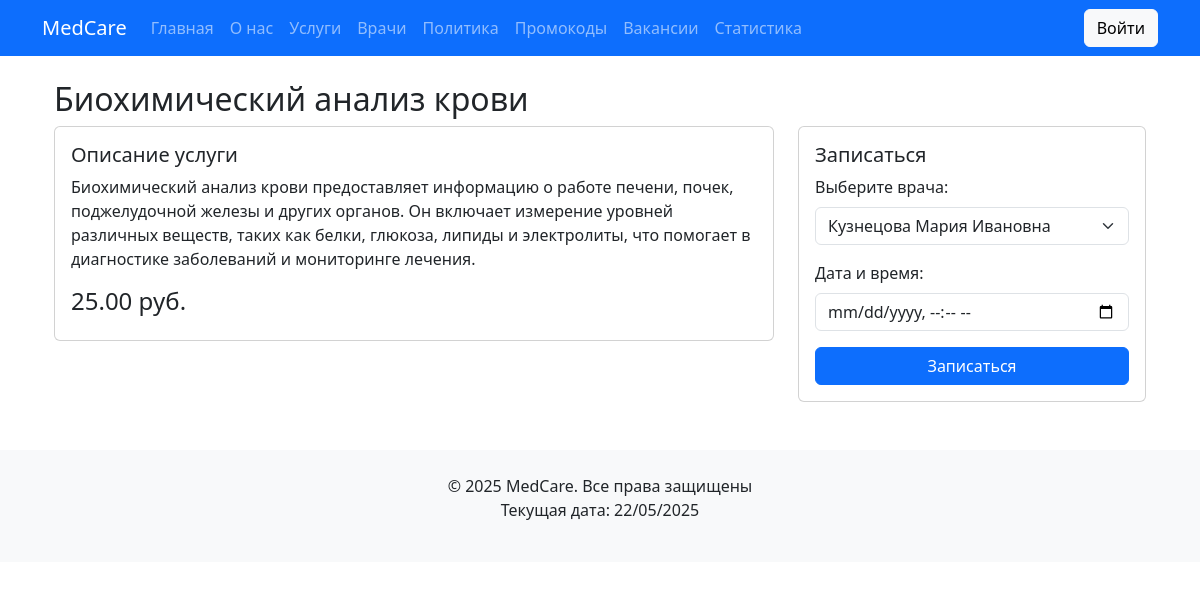
The page /service/1/ on the database its author committed.
### core/models.py (models this page shows, shortened)
class Service(models.Model):
    name = models.CharField(max_length=200, verbose_name="Название")
    short_description = models.CharField(
        max_length=200,
        verbose_name="Краткое описание"
    )
    full_description = models.TextField(verbose_name="Полное описание")
    price = models.DecimalField(
        max_digits=10,
        decimal_places=2,
        verbose_name="Стоимость"
    )
    duration = models.DurationField(verbose_name="Продолжительность")

### core/views.py (the view)
# urls.py: path('service/<int:pk>/', ServiceDetailView.as_view(), name='service-detail'),
class ServiceDetailView(DetailView):
    model = Service
    template_name = 'core/service_detail.html'
    context_object_name = 'service'

### core/templates/core/service_detail.html (shortened to what this page needs)
{% extends "core/base.html" %}
{% block content %}
<div class="container mt-4">
    <h2>{{ service.name }}</h2>
    <div class="row">
        <div class="col-md-8">
            <div class="card mb-4">
                <div class="card-body">
                    <h5 class="card-title">Описание услуги</h5>
                    <p class="card-text">{{ service.full_description }}</p>
                    <p class="h4">{{ service.price }} руб.</p>
                </div>
            </div>
        </div>
        <div class="col-md-4">
            <div class="card">
                <div class="card-body">
                    <h5 class="card-title">Записаться</h5>
                    <form method="post" action="{% url 'book-appointment' service.pk %}">
                        <div class="mb-3">
                            <label class="form-label">Выберите врача:</label>
                            <select name="doctor" class="form-select" required>
                                {% for doctor in service.doctors.all %}
                                <option value="{{ doctor.pk }}">{{ doctor.full_name }}</option>
                                {% endfor %}
                            </select>
                        </div>
                        <div class="mb-3">
                            <label class="form-label">Дата и время:</label>
                            <input type="datetime-local" name="date_time" class="form-control" required>
                        </div>
                        <button type="submit" class="btn btn-primary w-100">Записаться</button>
                    </form>
                </div>
            </div>
        </div>
    </div>
</div>
{% endblock %}

### core/static/css/style.css (style rules this page uses)
body { font-family: 'Arial', sans-serif; }
.card { transition: transform 0.3s; }

### rows shown on the page
Service: name "Биохимический анализ крови", full_description "Биохимический анализ крови предоставляет информацию о работе печени, почек, поджелудочной железы и других органов. Он включает измерение уровней различных веществ, таких как белки, глюкоза, липиды и электролиты, что помогает в диагностике заболеваний и мониторинге лечения.", price "25.00"

### other values the page prints
form field doctor "Кузнецова Мария Ивановна"
